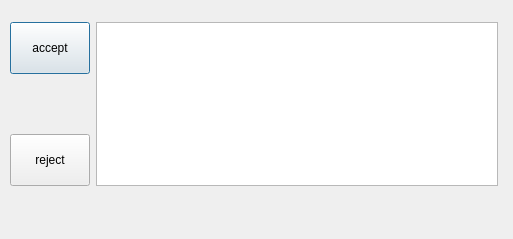
<?xml version="1.0" encoding="UTF-8"?>
<ui version="4.0">
 <class>Dialog</class>
 <widget class="QDialog" name="Dialog">
  <property name="windowModality">
   <enum>Qt::ApplicationModal</enum>
  </property>
  <property name="geometry">
   <rect>
    <x>0</x>
    <y>0</y>
    <width>513</width>
    <height>239</height>
   </rect>
  </property>
  <property name="windowTitle">
   <string>Dialog</string>
  </property>
  <property name="modal">
   <bool>true</bool>
  </property>
  <widget class="QWidget" name="gridLayoutWidget">
   <property name="geometry">
    <rect>
     <x>10</x>
     <y>10</y>
     <width>488</width>
     <height>188</height>
    </rect>
   </property>
   <layout class="QGridLayout" name="gridLayout">
    <item row="0" column="1">
     <spacer name="verticalSpacer_2">
      <property name="orientation">
       <enum>Qt::Vertical</enum>
      </property>
      <property name="sizeHint" stdset="0">
       <size>
        <width>20</width>
        <height>40</height>
       </size>
      </property>
     </spacer>
    </item>
    <item row="1" column="1">
     <widget class="QListWidget" name="listWidget"/>
    </item>
    <item row="2" column="1">
     <spacer name="verticalSpacer_3">
      <property name="orientation">
       <enum>Qt::Vertical</enum>
      </property>
      <property name="sizeHint" stdset="0">
       <size>
        <width>20</width>
        <height>40</height>
       </size>
      </property>
     </spacer>
    </item>
    <item row="1" column="0">
     <layout class="QVBoxLayout" name="verticalLayout_2">
      <item>
       <widget class="QPushButton" name="pushAccept">
        <property name="sizePolicy">
         <sizepolicy hsizetype="Minimum" vsizetype="Minimum">
          <horstretch>0</horstretch>
          <verstretch>0</verstretch>
         </sizepolicy>
        </property>
        <property name="minimumSize">
         <size>
          <width>52</width>
          <height>52</height>
         </size>
        </property>
        <property name="text">
         <string>accept</string>
        </property>
       </widget>
      </item>
      <item>
       <spacer name="verticalSpacer">
        <property name="orientation">
         <enum>Qt::Vertical</enum>
        </property>
        <property name="sizeHint" stdset="0">
         <size>
          <width>20</width>
          <height>40</height>
         </size>
        </property>
       </spacer>
      </item>
      <item>
       <widget class="QPushButton" name="pushReject">
        <property name="sizePolicy">
         <sizepolicy hsizetype="Minimum" vsizetype="Minimum">
          <horstretch>0</horstretch>
          <verstretch>0</verstretch>
         </sizepolicy>
        </property>
        <property name="minimumSize">
         <size>
          <width>52</width>
          <height>52</height>
         </size>
        </property>
        <property name="text">
         <string>reject</string>
        </property>
       </widget>
      </item>
     </layout>
    </item>
   </layout>
  </widget>
 </widget>
 <resources/>
 <connections/>
</ui>
